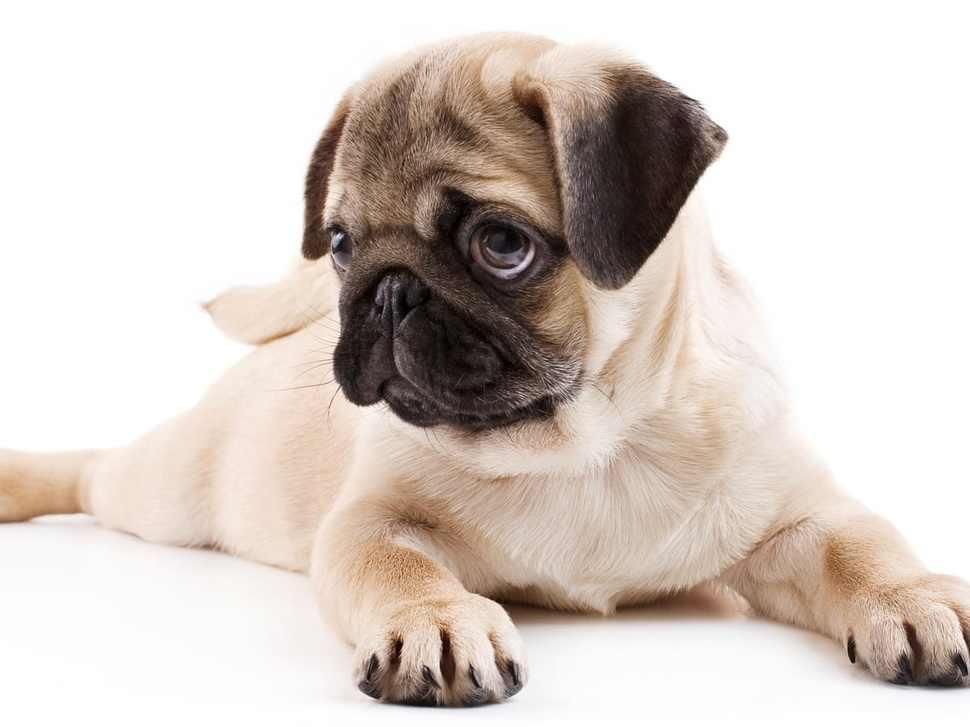
#> input picture input/dog1.jpeg, 970 x 727 px, shrunk from 1200 x 900 before the run
$ jupyter execute background_masking.ipynb
#> lines starting #> are read from the running program, lines starting #| are printed output that depends on the picture; after the words box and inside, x2 and y2 are one past the last pixel; in counts of white or black regions, pixels touching at a corner belong together
### Import Libraries

[cell 1]
import cv2
import matplotlib.pyplot as plt

### Read and View Image

[cell 2]
image = plt.imread("../input/dog1.jpeg")
#> image is the input picture: shape (727, 970, 3); mean R, G, B 214.9, 205, 198.3
plt.imshow(image)

### RGB to Grayscale

[cell 3]
gray_img = cv2.cvtColor(image, cv2.COLOR_BGR2GRAY)
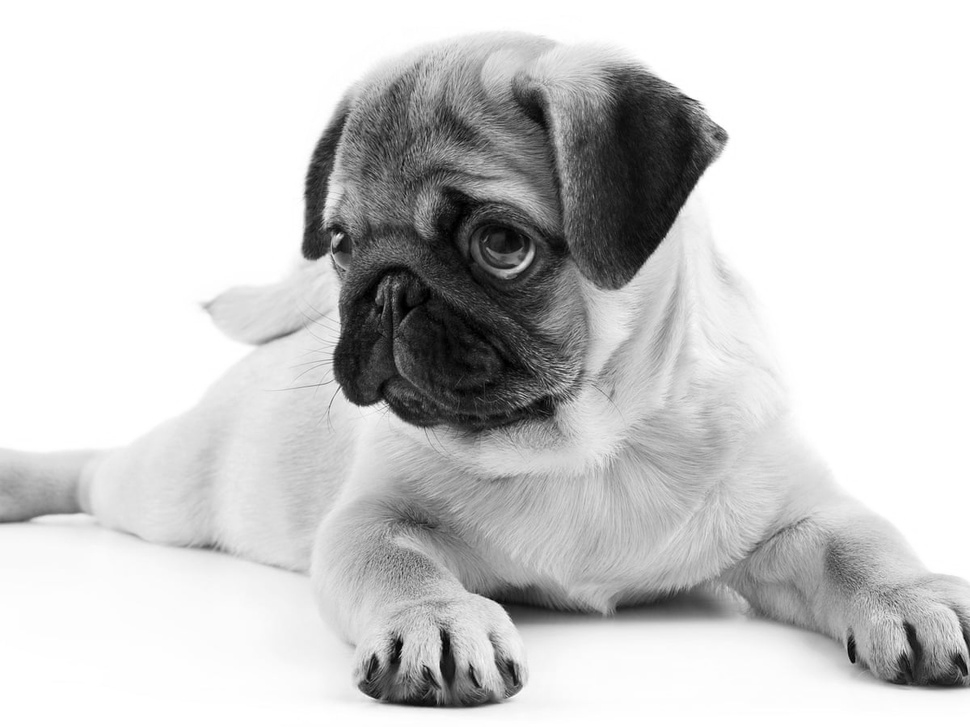
#> gray_img: shape (727, 970); min 0, max 255, mean 204.2

### Manual Thresholding

[cell 4]
(T, threshInv) = cv2.threshold(gray_img, 250, 255, cv2.THRESH_BINARY_INV)
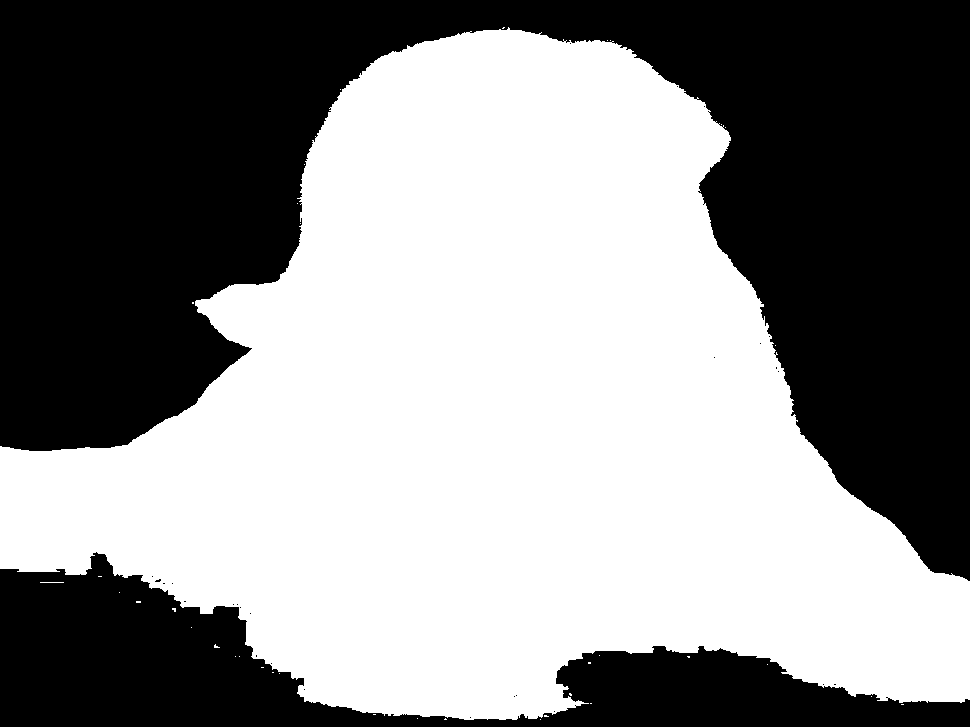
#> threshInv: shape (727, 970); 54.3% white; 28 black regions (26 under 20 px), largest, box (x1, y1, x2, y2) and area: (0, 0, 970, 581) 257978, (0, 552, 970, 727) 64080
masked = cv2.bitwise_and(image, image, mask=threshInv)
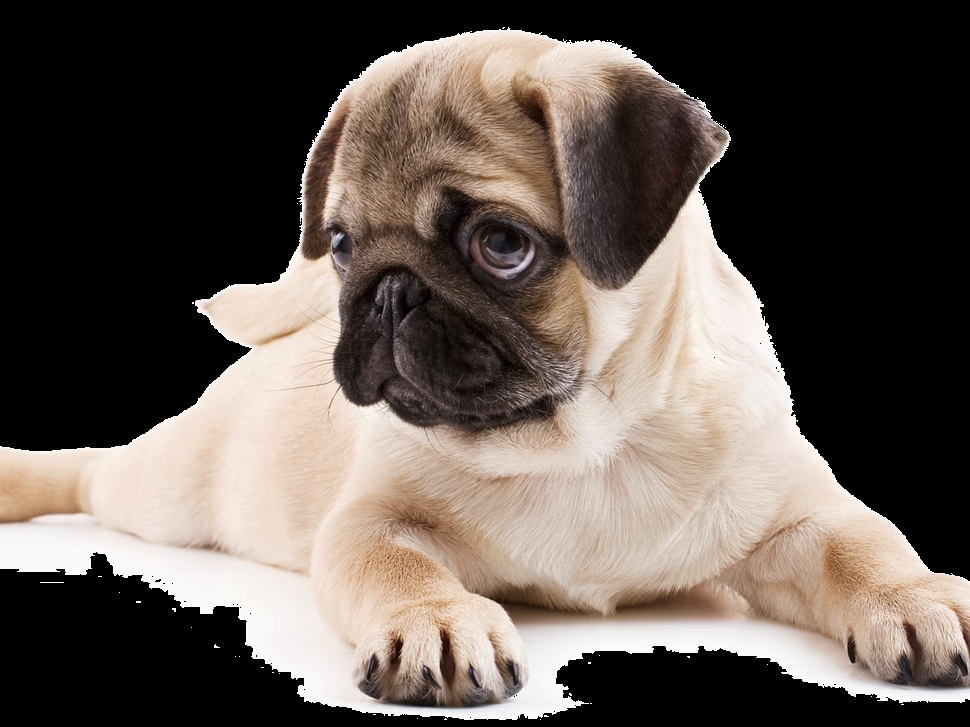
#> masked: shape (727, 970, 3); mean R, G, B 98.6, 88.7, 82
plt.imshow(masked)
print("Threshold: ", T)

### Triangle Thresholding

[cell 5]
(T, threshInv) = cv2.threshold(gray_img, 0, 255, cv2.THRESH_BINARY_INV+cv2.THRESH_TRIANGLE)
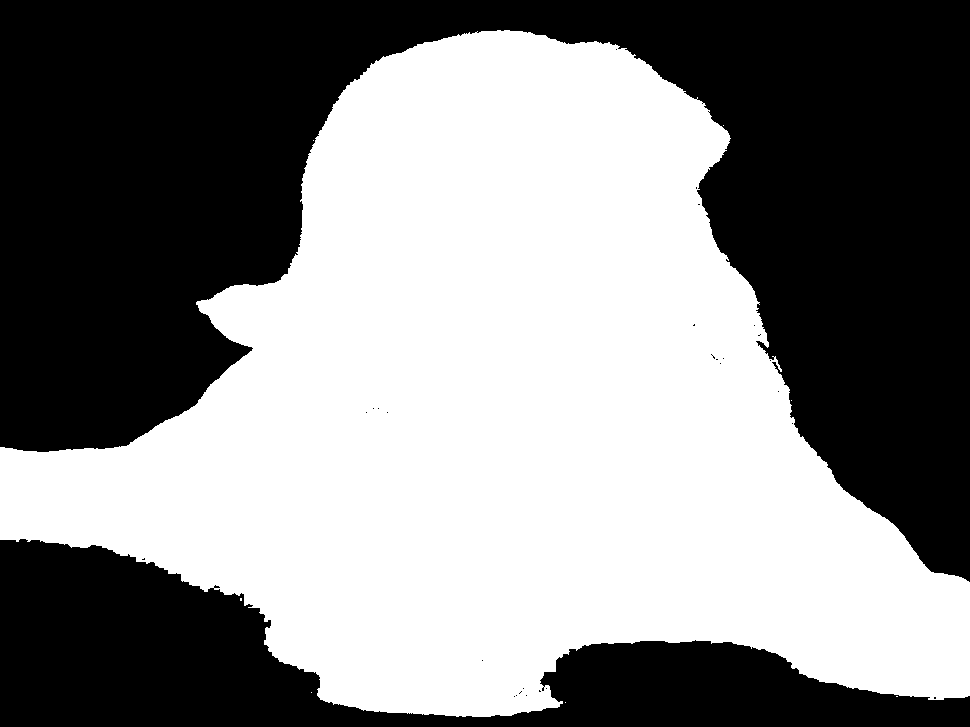
#> threshInv: shape (727, 970); 52.4% white; 29 black regions (27 under 20 px), largest, box (x1, y1, x2, y2) and area: (0, 0, 970, 582) 259823, (0, 539, 970, 727) 75877
#> T = 247
masked = cv2.bitwise_and(image, image, mask=threshInv)
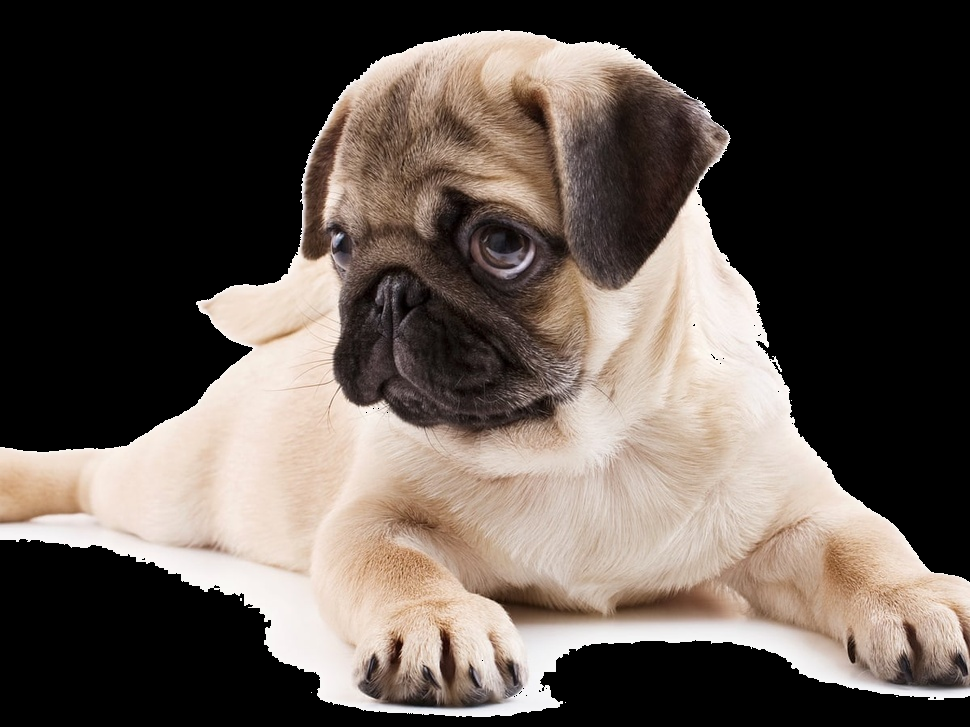
#> masked: shape (727, 970, 3); mean R, G, B 93.8, 83.9, 77.2
plt.imshow(masked)
print("Threshold: ", T)
#| Threshold:  247.0
